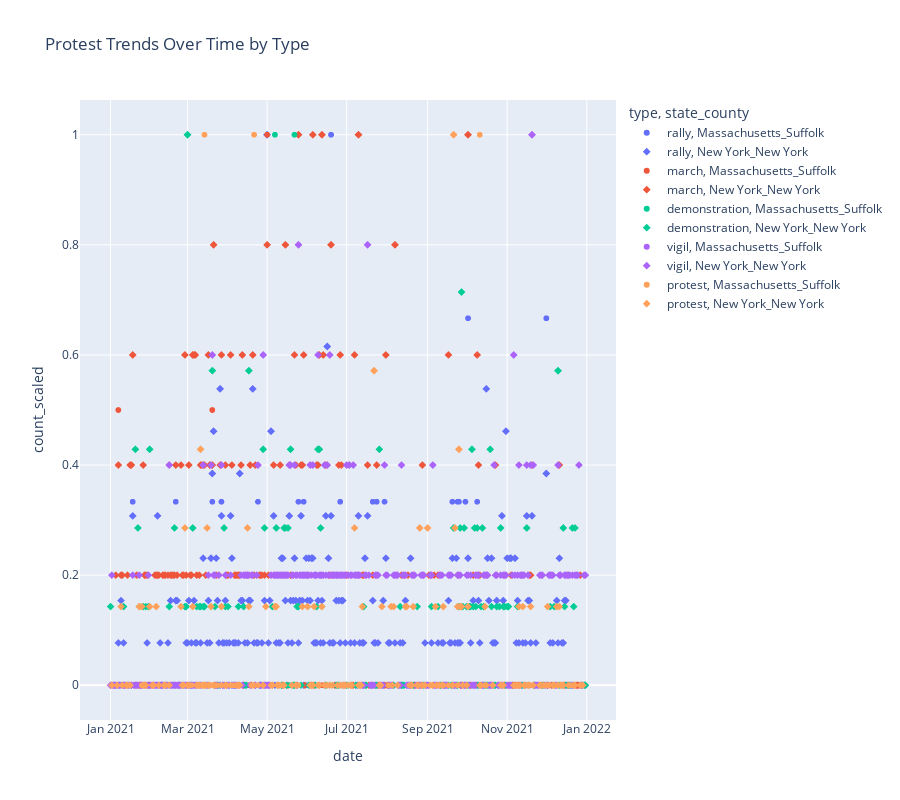

The notebook cell saved with this chart:
### Code cell
fig = px.scatter(boston_ny_protests_time, x='date', y='count_scaled', color='type',symbol='state_county',
                 labels={'number_of_protests': 'Number of Protests'},
                 title='Protest Trends Over Time by Type')

fig.update_layout(height=800)

### Figure 1 — Plotly figure (JSON) as saved in the notebook; plotly's stock layout.template omitted (floating-point values rounded to 4 significant figures; data arrays with more than 128 entries replaced by an {"elided": "..."} marker saying what was removed)
{"data": [{"hovertemplate": "type=rally<br>state_county=Massachusetts_Suffolk<br>date=%{x}<br>count_scaled=%{y}<extra></extra>", "legendgroup": "rally, Massachusetts_Suffolk", "marker": {"color": "#636efa", "symbol": "circle"}, "mode": "markers", "name": "rally, Massachusetts_Suffolk", "showlegend": true, "type": "scattergl", "x": ["2021-07-01T00:00:00", "2021-07-05T00:00:00", "2021-07-21T00:00:00", "2021-01-06T00:00:00", "2021-01-07T00:00:00", "2021-01-09T00:00:00", "2021-01-11T00:00:00", "2021-01-17T00:00:00", "2021-01-18T00:00:00", "2021-01-18T00:00:00", "2021-01-20T00:00:00", "2021-02-18T00:00:00", "2021-02-20T00:00:00", "2021-02-20T00:00:00", "2021-03-04T00:00:00", "2021-03-05T00:00:00", "2021-03-08T00:00:00", "2021-03-10T00:00:00", "2021-03-13T00:00:00", "2021-03-20T00:00:00", "2021-03-20T00:00:00", "2021-03-27T00:00:00", "2021-03-27T00:00:00", "2021-03-28T00:00:00", "2021-04-01T00:00:00", "2021-04-10T00:00:00", "2021-04-11T00:00:00", "2021-04-15T00:00:00", "2021-04-17T00:00:00", "2021-04-21T00:00:00", "2021-04-24T00:00:00", "2021-04-24T00:00:00", "2021-04-25T00:00:00", "2021-05-01T00:00:00", "2021-05-01T00:00:00", "2021-05-01T00:00:00", "2021-05-12T00:00:00", "2021-05-15T00:00:00", "2021-05-22T00:00:00", "2021-05-25T00:00:00", "2021-05-25T00:00:00", "2021-05-29T00:00:00", "2021-05-29T00:00:00", "2021-05-31T00:00:00", "2021-06-04T00:00:00", "2021-06-05T00:00:00", "2021-06-12T00:00:00", "2021-06-14T00:00:00", "2021-06-19T00:00:00", "2021-06-19T00:00:00", "2021-06-19T00:00:00", "2021-06-19T00:00:00", "2021-06-22T00:00:00", "2021-06-26T00:00:00", "2021-06-26T00:00:00", "2021-06-27T00:00:00", "2021-07-02T00:00:00", "2021-07-21T00:00:00", "2021-07-24T00:00:00", "2021-07-24T00:00:00", "2021-07-25T00:00:00", "2021-07-26T00:00:00", "2021-07-30T00:00:00", "2021-07-30T00:00:00", "2021-07-31T00:00:00", "2021-08-02T00:00:00", "2021-08-06T00:00:00", "2021-08-14T00:00:00", "2021-08-25T00:00:00", "2021-08-28T00:00:00", "2021-09-06T00:00:00", "2021-09-14T00:00:00", "2021-09-15T00:00:00", "2021-09-18T00:00:00", "2021-09-20T00:00:00", "2021-09-20T00:00:00", "2021-09-23T00:00:00", "2021-09-24T00:00:00", "2021-09-24T00:00:00", "2021-09-25T00:00:00", "2021-09-25T00:00:00", "2021-09-26T00:00:00", "2021-09-30T00:00:00", "2021-09-30T00:00:00", "2021-10-02T00:00:00", "2021-10-02T00:00:00", "2021-10-02T00:00:00", "2021-10-09T00:00:00", "2021-10-09T00:00:00", "2021-10-23T00:00:00", "2021-10-27T00:00:00", "2021-10-30T00:00:00", "2021-11-06T00:00:00", "2021-11-07T00:00:00", "2021-11-12T00:00:00", "2021-11-14T00:00:00", "2021-11-15T00:00:00", "2021-11-16T00:00:00", "2021-11-18T00:00:00", "2021-11-19T00:00:00", "2021-11-27T00:00:00", "2021-11-29T00:00:00", "2021-11-30T00:00:00", "2021-12-01T00:00:00", "2021-12-01T00:00:00", "2021-12-01T00:00:00", "2021-12-04T00:00:00", "2021-12-09T00:00:00", "2021-12-11T00:00:00", "2021-12-15T00:00:00", "2021-12-18T00:00:00", "2021-03-09T00:00:00", "2021-04-29T00:00:00", "2021-11-24T00:00:00", "2021-05-01T00:00:00", "2021-12-08T00:00:00"], "xaxis": "x", "y": [0, 0, 0.3333, 0, 0, 0, 0, 0, 0.3333, 0.3333, 0, 0, 0.3333, 0.3333, 0, 0, 0, 0, 0, 0.3333, 0.3333, 0.3333, 0.3333, 0, 0, 0, 0, 0, 0, 0, 0.3333, 0.3333, 0, 1, 1, 1, 0, 0, 0, 0.3333, 0.3333, 0.3333, 0.3333, 0, 0, 0, 0, 0, 1, 1, 1, 1, 0, 0.3333, 0.3333, 0, 0, 0.3333, 0.3333, 0.3333, 0, 0, 0.3333, 0.3333, 0, 0, 0, 0, 0, 0, 0, 0, 0, 0, 0.3333, 0.3333, 0, 0.3333, 0.3333, 0.3333, 0.3333, 0, 0.3333, 0.3333, 0.6667, 0.6667, 0.6667, 0.3333, 0.3333, 0, 0, 0, 0, 0, 0, 0, 0, 0, 0, 0, 0, 0, 0, 0.6667, 0.6667, 0.6667, 0, 0, 0, 0, 0, 0, 0, 0, 1, 0], "yaxis": "y"}, {"hovertemplate": "type=rally<br>state_county=New York_New York<br>date=%{x}<br>count_scaled=%{y}<extra></extra>", "legendgroup": "rally, New York_New York", "marker": {"color": "#636efa", "symbol": "diamond"}, "mode": "markers", "name": "rally, New York_New York", "showlegend": true, "type": "scattergl", "x": {"elided": "659 str values"}, "xaxis": "x", "y": {"elided": "659 float values"}, "yaxis": "y"}, {"hovertemplate": "type=march<br>state_county=Massachusetts_Suffolk<br>date=%{x}<br>count_scaled=%{y}<extra></extra>", "legendgroup": "march, Massachusetts_Suffolk", "marker": {"color": "#EF553B", "symbol": "circle"}, "mode": "markers", "name": "march, Massachusetts_Suffolk", "showlegend": true, "type": "scattergl", "x": ["2021-01-06T00:00:00", "2021-01-07T00:00:00", "2021-01-07T00:00:00", "2021-01-13T00:00:00", "2021-01-18T00:00:00", "2021-03-13T00:00:00", "2021-03-20T00:00:00", "2021-03-20T00:00:00", "2021-04-10T00:00:00", "2021-04-17T00:00:00", "2021-04-21T00:00:00", "2021-04-24T00:00:00", "2021-05-01T00:00:00", "2021-05-01T00:00:00", "2021-05-01T00:00:00", "2021-05-15T00:00:00", "2021-05-22T00:00:00", "2021-06-12T00:00:00", "2021-06-24T00:00:00", "2021-07-02T00:00:00", "2021-07-24T00:00:00", "2021-08-25T00:00:00", "2021-09-05T00:00:00", "2021-09-13T00:00:00", "2021-09-30T00:00:00", "2021-10-02T00:00:00", "2021-10-09T00:00:00", "2021-10-23T00:00:00", "2021-10-29T00:00:00", "2021-11-16T00:00:00", "2021-11-19T00:00:00", "2021-11-29T00:00:00", "2021-04-29T00:00:00", "2021-03-16T00:00:00"], "xaxis": "x", "y": [0, 0.5, 0.5, 0, 0, 0, 0.5, 0.5, 0, 0, 0, 0, 1, 1, 1, 0, 0, 0, 0, 0, 0, 0, 0, 0, 0, 0, 0, 0, 0, 0, 0, 0, 0, 0], "yaxis": "y"}, {"hovertemplate": "type=march<br>state_county=New York_New York<br>date=%{x}<br>count_scaled=%{y}<extra></extra>", "legendgroup": "march, New York_New York", "marker": {"color": "#EF553B", "symbol": "diamond"}, "mode": "markers", "name": "march, New York_New York", "showlegend": true, "type": "scattergl", "x": {"elided": "615 str values"}, "xaxis": "x", "y": {"elided": "615 float values"}, "yaxis": "y"}, {"hovertemplate": "type=demonstration<br>state_county=Massachusetts_Suffolk<br>date=%{x}<br>count_scaled=%{y}<extra></extra>", "legendgroup": "demonstration, Massachusetts_Suffolk", "marker": {"color": "#00cc96", "symbol": "circle"}, "mode": "markers", "name": "demonstration, Massachusetts_Suffolk", "showlegend": true, "type": "scattergl", "x": ["2021-01-13T00:00:00", "2021-01-30T00:00:00", "2021-02-07T00:00:00", "2021-02-16T00:00:00", "2021-03-06T00:00:00", "2021-03-15T00:00:00", "2021-04-14T00:00:00", "2021-04-21T00:00:00", "2021-04-22T00:00:00", "2021-04-28T00:00:00", "2021-05-07T00:00:00", "2021-05-07T00:00:00", "2021-05-18T00:00:00", "2021-05-19T00:00:00", "2021-05-22T00:00:00", "2021-05-22T00:00:00", "2021-05-24T00:00:00", "2021-07-01T00:00:00", "2021-07-10T00:00:00", "2021-07-22T00:00:00", "2021-08-28T00:00:00", "2021-09-18T00:00:00", "2021-09-27T00:00:00", "2021-09-29T00:00:00", "2021-10-11T00:00:00", "2021-10-23T00:00:00", "2021-11-13T00:00:00"], "xaxis": "x", "y": [0, 0, 0, 0, 0, 0, 0, 0, 0, 0, 1, 1, 0, 0, 1, 1, 0, 0, 0, 0, 0, 0, 0, 0, 0, 0, 0], "yaxis": "y"}, {"hovertemplate": "type=demonstration<br>state_county=New York_New York<br>date=%{x}<br>count_scaled=%{y}<extra></extra>", "legendgroup": "demonstration, New York_New York", "marker": {"color": "#00cc96", "symbol": "diamond"}, "mode": "markers", "name": "demonstration, New York_New York", "showlegend": true, "type": "scattergl", "x": {"elided": "361 str values"}, "xaxis": "x", "y": {"elided": "361 float values"}, "yaxis": "y"}, {"hovertemplate": "type=vigil<br>state_county=Massachusetts_Suffolk<br>date=%{x}<br>count_scaled=%{y}<extra></extra>", "legendgroup": "vigil, Massachusetts_Suffolk", "marker": {"color": "#ab63fa", "symbol": "circle"}, "mode": "markers", "name": "vigil, Massachusetts_Suffolk", "showlegend": true, "type": "scattergl", "x": ["2021-01-17T00:00:00", "2021-03-22T00:00:00", "2021-03-27T00:00:00", "2021-05-14T00:00:00", "2021-06-12T00:00:00", "2021-10-17T00:00:00", "2021-11-20T00:00:00", "2021-07-01T00:00:00"], "xaxis": "x", "y": [null, null, null, null, null, null, null, null], "yaxis": "y"}, {"hovertemplate": "type=vigil<br>state_county=New York_New York<br>date=%{x}<br>count_scaled=%{y}<extra></extra>", "legendgroup": "vigil, New York_New York", "marker": {"color": "#ab63fa", "symbol": "diamond"}, "mode": "markers", "name": "vigil, New York_New York", "showlegend": true, "type": "scattergl", "x": {"elided": "593 str values"}, "xaxis": "x", "y": {"elided": "593 float values"}, "yaxis": "y"}, {"hovertemplate": "type=protest<br>state_county=Massachusetts_Suffolk<br>date=%{x}<br>count_scaled=%{y}<extra></extra>", "legendgroup": "protest, Massachusetts_Suffolk", "marker": {"color": "#FFA15A", "symbol": "circle"}, "mode": "markers", "name": "protest, Massachusetts_Suffolk", "showlegend": true, "type": "scattergl", "x": ["2021-01-25T00:00:00", "2021-02-12T00:00:00", "2021-03-04T00:00:00", "2021-03-14T00:00:00", "2021-03-14T00:00:00", "2021-03-20T00:00:00", "2021-03-23T00:00:00", "2021-03-24T00:00:00", "2021-03-27T00:00:00", "2021-04-03T00:00:00", "2021-04-05T00:00:00", "2021-04-06T00:00:00", "2021-04-07T00:00:00", "2021-04-09T00:00:00", "2021-04-19T00:00:00", "2021-04-21T00:00:00", "2021-04-21T00:00:00", "2021-05-09T00:00:00", "2021-05-12T00:00:00", "2021-05-25T00:00:00", "2021-08-02T00:00:00", "2021-08-18T00:00:00", "2021-08-28T00:00:00", "2021-08-29T00:00:00", "2021-09-08T00:00:00", "2021-09-13T00:00:00", "2021-09-17T00:00:00", "2021-09-20T00:00:00", "2021-09-24T00:00:00", "2021-10-11T00:00:00", "2021-10-11T00:00:00", "2021-10-15T00:00:00", "2021-11-20T00:00:00", "2021-11-26T00:00:00", "2021-12-09T00:00:00", "2021-12-20T00:00:00", "2021-03-08T00:00:00", "2021-04-24T00:00:00"], "xaxis": "x", "y": [0, 0, 0, 1, 1, 0, 0, 0, 0, 0, 0, 0, 0, 0, 0, 1, 1, 0, 0, 0, 0, 0, 0, 0, 0, 0, 0, 0, 0, 1, 1, 0, 0, 0, 0, 0, 0, 0], "yaxis": "y"}, {"hovertemplate": "type=protest<br>state_county=New York_New York<br>date=%{x}<br>count_scaled=%{y}<extra></extra>", "legendgroup": "protest, New York_New York", "marker": {"color": "#FFA15A", "symbol": "diamond"}, "mode": "markers", "name": "protest, New York_New York", "showlegend": true, "type": "scattergl", "x": {"elided": "228 str values"}, "xaxis": "x", "y": {"elided": "228 float values"}, "yaxis": "y"}], "layout": {"height": 800, "legend": {"title": {"text": "type, state_county"}, "tracegroupgap": 0}, "title": {"text": "Protest Trends Over Time by Type"}, "xaxis": {"anchor": "y", "domain": [0, 1], "title": {"text": "date"}}, "yaxis": {"anchor": "x", "domain": [0, 1], "title": {"text": "count_scaled"}}}}
